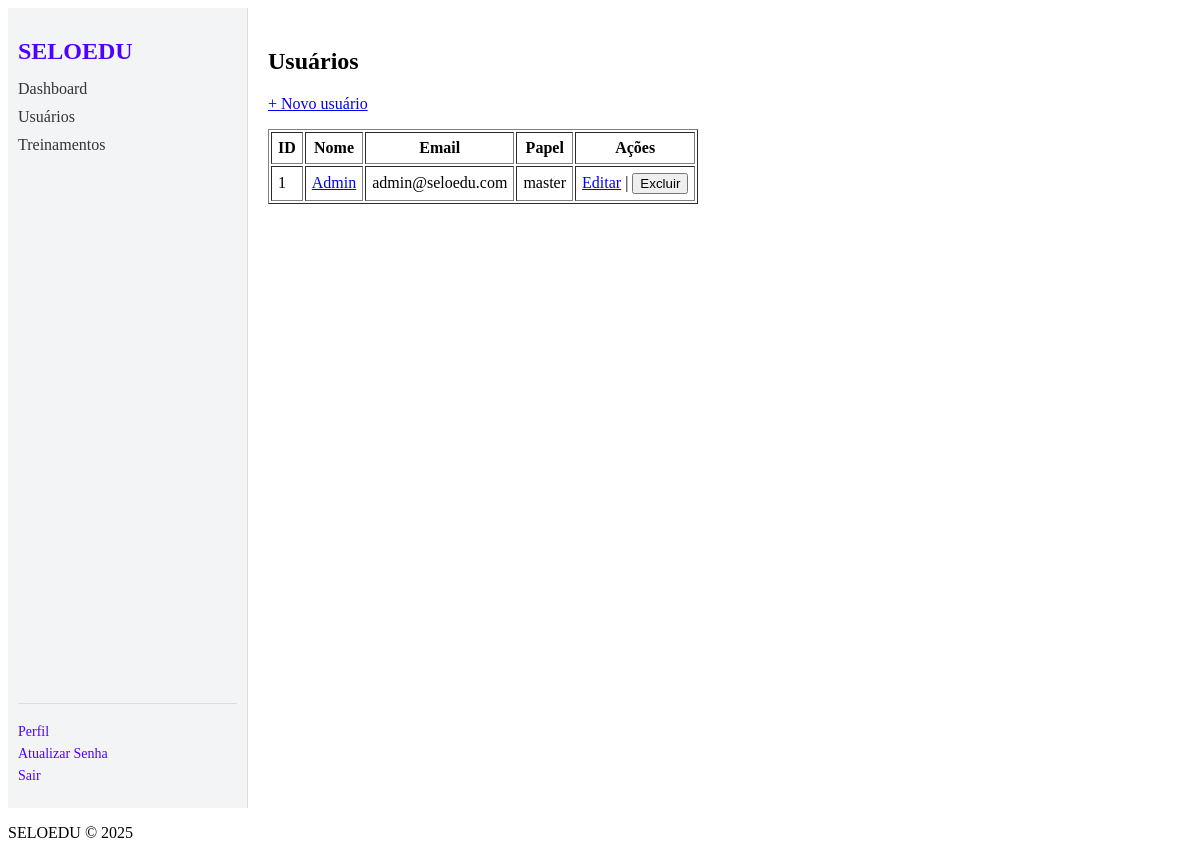
/users/ (signed in), run on an earlier commit of the app's database.
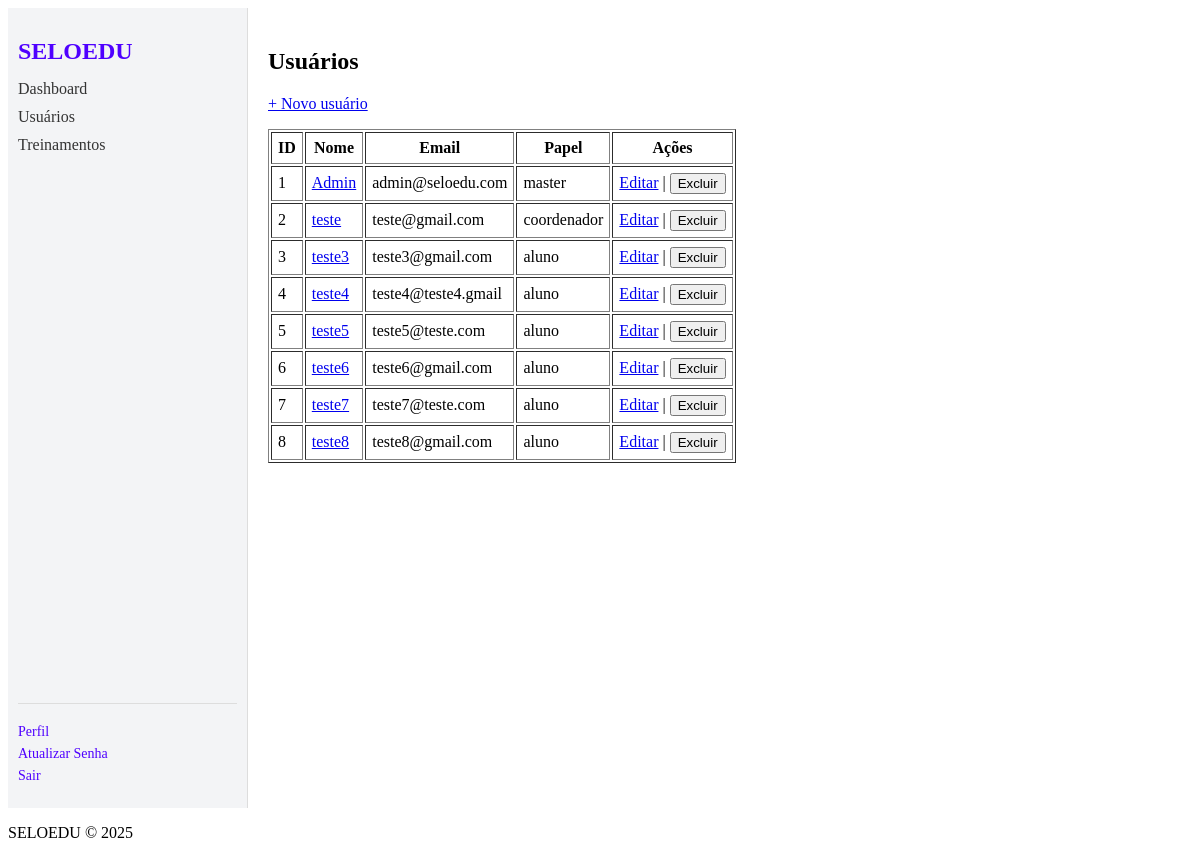
And on a later commit of the database.
### models/user.py (models this page shows, shortened)
class User(db.Model, UserMixin):
    id = db.Column(db.Integer, primary_key=True)
    nome = db.Column(db.String(100), nullable=False)
    email = db.Column(db.String(150), unique=True, nullable=False)
    password_hash = db.Column(db.String(200), nullable=False)
    role = db.Column(db.String(20), nullable=False, default="aluno")
    ativo = db.Column(db.Boolean, default=True)
    profile = db.relationship('Profile', uselist=False, back_populates='user')

### views/users.py (the view)
@login_required
def index():
    usuarios = User.query.all()
    return render_template("users/index.html", usuarios=usuarios)

### app.py (called while the page is built)
@login_manager.user_loader
def load_user(user_id):
    return User.query.get(int(user_id))

### templates/users/index.html (shortened to what this page needs)
{% extends "base.html" %}
{% block content %}
  <h2>Usuários</h2>
  <p><a href="{{ url_for('users.create') }}">+ Novo usuário</a></p>
  {% if usuarios %}
    <table border="1" cellpadding="6">
      <thead>
        <tr>
          <th>ID</th>
          <th>Nome</th>
          <th>Email</th>
          <th>Papel</th>
          <th>Ações</th>
        </tr>
      </thead>
      <tbody>
        {% for u in usuarios %}
          <tr>
            <td>{{ u.id }}</td>
            <td><a href="{{ url_for('users.show', user_id=u.id) }}">{{ u.nome }}</a></td>
            <td>{{ u.email }}</td>
            <td>{{ u.role }}</td>
            <td>
              <a href="{{ url_for('users.edit', user_id=u.id) }}">Editar</a>
              |
              <form action="{{ url_for('users.delete', user_id=u.id) }}" method="post" style="display:inline">
                <button type="submit">Excluir</button>
              </form>
            </td>
          </tr>
        {% endfor %}
      </tbody>
    </table>
  {% else %}
    <p>Nenhum usuário cadastrado.</p>
  {% endif %}
{% endblock %}

### templates/base.html (shortened to what this page needs)
<!DOCTYPE html>
<html lang="pt-BR">
  <head>
    <link
      rel="stylesheet"
      href="{{ url_for('static', filename='custom.css') }}"
    />
  </head>
  <body>
    <div class="layout">
      <aside>
        <h2>SELOEDU</h2>
        {% if current_user.is_authenticated %}
        <nav>
          <ul>
            <li><a href="{{ url_for('dashboard') }}">Dashboard</a></li>
            <li><a href="{{ url_for('users.index') }}">Usuários</a></li>
            <li><a href="{{ url_for('treinamento.listar') }}">Treinamentos</a></li>
          </ul>
        </nav>
        <div class="sidebar-footer">
          <ul>
            <li><a href="{{ url_for('users.profile') }}">Perfil</a></li>
            <li><a href="{{ url_for('auth.reset_password', token=token) }}">Atualizar Senha</a></li>
            <li><a href="{{ url_for('auth.logout') }}">Sair</a></li>
          </ul>
        </div>
        {% endif %}
      </aside>
      <main>
        {% block messages %}{% endblock %} {% block content %}{% endblock %}
      </main>
    </div>
    <footer>
      <p>SELOEDU © 2025</p>
    </footer>
  </body>
</html>

### static/custom.css (style rules this page uses)
.layout { display: grid; grid-template-columns: 240px 1fr; min-height: 100vh; }
aside { background-color: #f3f4f6; padding: 10px; display: flex; flex-direction: column; justify-content: flex-start; border-right: 1px solid #ddd; }
aside h2 { margin-bottom: 5px; text-align: left; color: #4f00ff; }
aside nav ul { list-style: none; padding: 0; margin: 0; }
aside nav li { margin: 10px 0; }
aside nav a { text-decoration: none; color: #333; font-weight: 500; }
.sidebar-footer { border-top: 1px solid #ddd; padding-top: 10px; font-size: 14px; margin-top: auto; }
.sidebar-footer ul { list-style: none; padding: 0; margin-top: 10px; }
.sidebar-footer li { margin: 6px 0; }
.sidebar-footer a { text-decoration: none; color: #4f00ff; }
main { padding: 20px; }

What changed in the data, as far as the page shows it:
added User: id "2", nome "teste", email "teste@gmail.com", role "coordenador"
added User: id "3", nome "teste3", email "teste3@gmail.com", role "aluno"
added User: id "4", nome "teste4", email "teste4@teste4.gmail", role "aluno"
added User: id "5", nome "teste5", email "teste5@teste.com", role "aluno"
added User: id "6", nome "teste6", email "teste6@gmail.com", role "aluno"
added User: id "7", nome "teste7", email "teste7@teste.com", role "aluno"
added User: id "8", nome "teste8", email "teste8@gmail.com", role "aluno"
